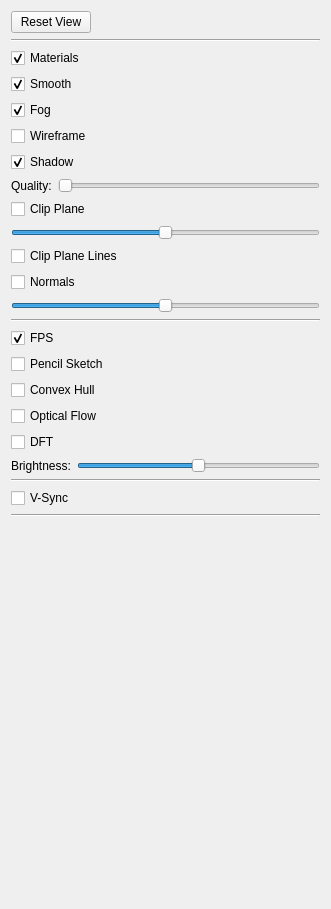
<?xml version="1.0" encoding="UTF-8"?>
<ui version="4.0">
 <class>ViewWidget</class>
 <widget class="QWidget" name="ViewWidget">
  <property name="geometry">
   <rect>
    <x>0</x>
    <y>0</y>
    <width>331</width>
    <height>909</height>
   </rect>
  </property>
  <property name="windowTitle">
   <string>Form</string>
  </property>
  <layout class="QVBoxLayout" name="verticalLayout">
   <item>
    <layout class="QHBoxLayout" name="horizontalLayout">
     <item>
      <widget class="QPushButton" name="push_button_reset_view">
       <property name="maximumSize">
        <size>
         <width>16777215</width>
         <height>16777215</height>
        </size>
       </property>
       <property name="text">
        <string>Reset View</string>
       </property>
      </widget>
     </item>
     <item>
      <spacer name="horizontalSpacer">
       <property name="orientation">
        <enum>Qt::Horizontal</enum>
       </property>
       <property name="sizeType">
        <enum>QSizePolicy::Expanding</enum>
       </property>
       <property name="sizeHint" stdset="0">
        <size>
         <width>1</width>
         <height>20</height>
        </size>
       </property>
      </spacer>
     </item>
    </layout>
   </item>
   <item>
    <widget class="Line" name="line_3">
     <property name="orientation">
      <enum>Qt::Horizontal</enum>
     </property>
    </widget>
   </item>
   <item>
    <widget class="QCheckBox" name="check_box_materials">
     <property name="text">
      <string>Materials</string>
     </property>
     <property name="checked">
      <bool>true</bool>
     </property>
    </widget>
   </item>
   <item>
    <widget class="QCheckBox" name="check_box_smooth">
     <property name="text">
      <string>Smooth</string>
     </property>
     <property name="checked">
      <bool>true</bool>
     </property>
    </widget>
   </item>
   <item>
    <widget class="QCheckBox" name="check_box_fog">
     <property name="text">
      <string>Fog</string>
     </property>
     <property name="checked">
      <bool>true</bool>
     </property>
    </widget>
   </item>
   <item>
    <widget class="QCheckBox" name="check_box_wireframe">
     <property name="text">
      <string>Wireframe</string>
     </property>
     <property name="checked">
      <bool>false</bool>
     </property>
    </widget>
   </item>
   <item>
    <widget class="QCheckBox" name="check_box_shadow">
     <property name="text">
      <string>Shadow</string>
     </property>
     <property name="checked">
      <bool>true</bool>
     </property>
    </widget>
   </item>
   <item>
    <layout class="QHBoxLayout" name="horizontalLayout_3">
     <item>
      <widget class="QLabel" name="label_shadow_quality">
       <property name="text">
        <string>Quality:</string>
       </property>
      </widget>
     </item>
     <item>
      <widget class="QSlider" name="slider_shadow_quality">
       <property name="minimum">
        <number>1</number>
       </property>
       <property name="maximum">
        <number>10</number>
       </property>
       <property name="orientation">
        <enum>Qt::Horizontal</enum>
       </property>
      </widget>
     </item>
    </layout>
   </item>
   <item>
    <widget class="QCheckBox" name="check_box_clip_plane">
     <property name="text">
      <string>Clip Plane</string>
     </property>
    </widget>
   </item>
   <item>
    <widget class="QSlider" name="slider_clip_plane">
     <property name="maximum">
      <number>1000</number>
     </property>
     <property name="value">
      <number>500</number>
     </property>
     <property name="orientation">
      <enum>Qt::Horizontal</enum>
     </property>
    </widget>
   </item>
   <item>
    <widget class="QCheckBox" name="check_box_clip_plane_lines">
     <property name="text">
      <string>Clip Plane Lines</string>
     </property>
    </widget>
   </item>
   <item>
    <widget class="QCheckBox" name="check_box_normals">
     <property name="text">
      <string>Normals</string>
     </property>
    </widget>
   </item>
   <item>
    <widget class="QSlider" name="slider_normals">
     <property name="maximum">
      <number>1000</number>
     </property>
     <property name="value">
      <number>500</number>
     </property>
     <property name="orientation">
      <enum>Qt::Horizontal</enum>
     </property>
    </widget>
   </item>
   <item>
    <widget class="Line" name="line_2">
     <property name="orientation">
      <enum>Qt::Horizontal</enum>
     </property>
    </widget>
   </item>
   <item>
    <widget class="QCheckBox" name="check_box_fps">
     <property name="text">
      <string>FPS</string>
     </property>
     <property name="checked">
      <bool>true</bool>
     </property>
    </widget>
   </item>
   <item>
    <widget class="QCheckBox" name="check_box_pencil_sketch">
     <property name="text">
      <string>Pencil Sketch</string>
     </property>
    </widget>
   </item>
   <item>
    <widget class="QCheckBox" name="check_box_convex_hull_2d">
     <property name="text">
      <string>Convex Hull</string>
     </property>
     <property name="checked">
      <bool>false</bool>
     </property>
    </widget>
   </item>
   <item>
    <widget class="QCheckBox" name="check_box_optical_flow">
     <property name="text">
      <string>Optical Flow</string>
     </property>
    </widget>
   </item>
   <item>
    <widget class="QCheckBox" name="check_box_dft">
     <property name="text">
      <string>DFT</string>
     </property>
    </widget>
   </item>
   <item>
    <layout class="QFormLayout" name="formLayout_2">
     <item row="0" column="0">
      <widget class="QLabel" name="label_dft_brightness">
       <property name="text">
        <string>Brightness:</string>
       </property>
      </widget>
     </item>
     <item row="0" column="1">
      <widget class="QSlider" name="slider_dft_brightness">
       <property name="maximum">
        <number>1000</number>
       </property>
       <property name="sliderPosition">
        <number>500</number>
       </property>
       <property name="orientation">
        <enum>Qt::Horizontal</enum>
       </property>
      </widget>
     </item>
    </layout>
   </item>
   <item>
    <widget class="Line" name="line_4">
     <property name="orientation">
      <enum>Qt::Horizontal</enum>
     </property>
    </widget>
   </item>
   <item>
    <widget class="QCheckBox" name="check_box_vertical_sync">
     <property name="text">
      <string>V-Sync</string>
     </property>
    </widget>
   </item>
   <item>
    <widget class="Line" name="line">
     <property name="orientation">
      <enum>Qt::Horizontal</enum>
     </property>
    </widget>
   </item>
   <item>
    <layout class="QVBoxLayout" name="vertical_layout_sample_counts"/>
   </item>
   <item>
    <spacer name="verticalSpacer_3">
     <property name="orientation">
      <enum>Qt::Vertical</enum>
     </property>
     <property name="sizeHint" stdset="0">
      <size>
       <width>20</width>
       <height>125</height>
      </size>
     </property>
    </spacer>
   </item>
  </layout>
 </widget>
 <resources/>
 <connections/>
</ui>
